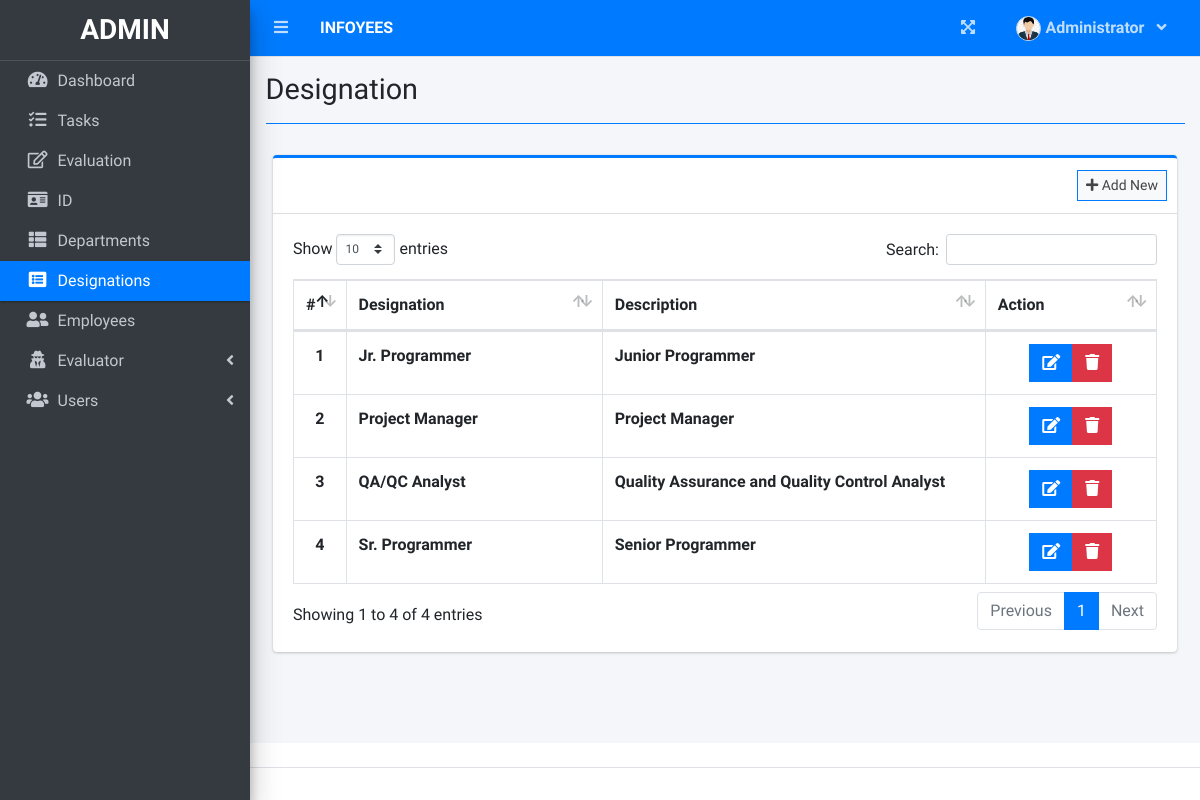
Screenshot of /index.php?page=designation (signed in) with the database file from the repository.
### tables this page shows
CREATE TABLE `designation_list` (
  `id` int(30) NOT NULL,
  `designation` varchar(200) NOT NULL,
  `description` text NOT NULL
);

### designation.php (the view, shortened to what this page needs)
<?php include'db_connect.php' ?>
<div class="col-lg-12">
	<div class="card card-outline card-primary">
		<div class="card-header">
			<div class="card-tools">
				<a class="btn btn-block btn-sm btn-default btn-flat border-primary new_designation" href="javascript:void(0)"><i class="fa fa-plus"></i> Add New</a>
			</div>
		</div>
		<div class="card-body">
			<table class="table tabe-hover table-bordered" id="list">
				<colgroup>
					<col width="5%">
					<col width="30%">
					<col width="45%">
					<col width="20%">
				</colgroup>
				<thead>
					<tr>
						<th class="text-center">#</th>
						<th>Designation</th>
						<th>Description</th>
						<th>Action</th>
					</tr>
				</thead>
				<tbody>
					<?php
					$i = 1;
					$qry = $conn->query("SELECT * FROM designation_list order by designation asc ");
					while($row= $qry->fetch_assoc()):
					?>
					<tr>
						<th class="text-center"><?php echo $i++ ?></th>
						<td><b><?php echo $row['designation'] ?></b></td>
						<td><b><?php echo $row['description'] ?></b></td>
						<td class="text-center">
		                    <div class="btn-group">
		                        <a href="javascript:void(0)" data-id='<?php echo $row['id'] ?>' class="btn btn-primary btn-flat manage_designation">
		                          <i class="fas fa-edit"></i>
		                        </a>
		                        <button type="button" class="btn btn-danger btn-flat delete_designation" data-id="<?php echo $row['id'] ?>">
		                          <i class="fas fa-trash"></i>
		                        </button>
	                      </div>
						</td>
					</tr>
				<?php endwhile; ?>
				</tbody>
			</table>
		</div>
	</div>
</div>

### rows the page displays
designation_list: designation "Jr. Programmer", description "Junior Programmer"
designation_list: designation "Project Manager", description "Project Manager"
designation_list: designation "QA/QC Analyst", description "Quality Assurance and Quality Control Analyst"
designation_list: designation "Sr. Programmer", description "Senior Programmer"

### other values shown
$_SESSION['login_firstname'] "Administrator"
$title "Designation"
